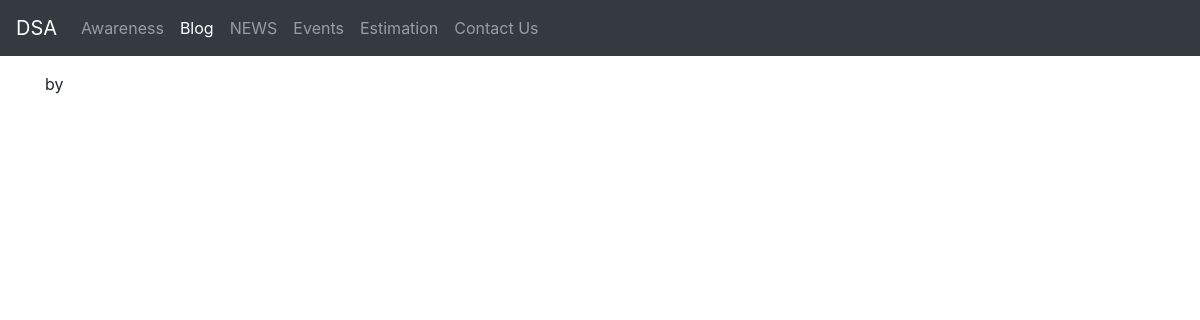
The app's page /blogpost/fyp, older data.
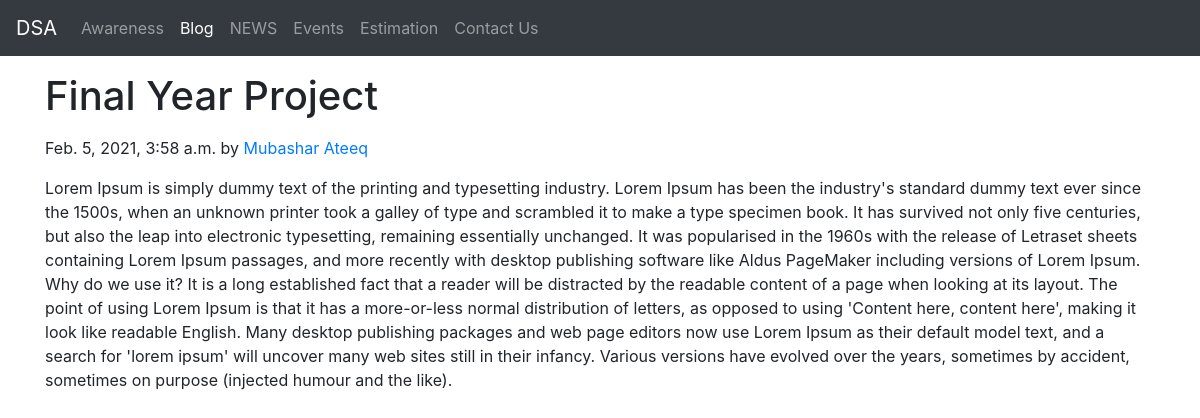
The same page, newer data.
### fyp/models.py (models this page shows, shortened)
class Blog(models.Model):
    sno = models.AutoField(primary_key=True)
    title = models.CharField(max_length=200)
    content = models.TextField()
    short_desc = models.CharField(max_length=300, default="")
    slug = models.CharField(max_length=100)
    time = models.DateTimeField(auto_now_add=True)
    author = models.CharField(max_length=20, default="")

### fyp/views.py (the view)
# urls.py: path('blogpost/<str:slug>', views.blogpost, name='blog'),
def blogpost(request, slug):
    blog = Blog.objects.filter(slug=slug).first
    context = {'blog': blog}
    return render(request, 'blogpost.html', context)

### templates/blogpost.html
{% extends 'base.html' %}
{% block blogactive %}active{% endblock blogactive %}
{% block body %}
<div class="container">
<h1 class="my-3"> {{blog.title}} </h1>
<p class="blog-post-meta">{{blog.time}} by <a href="#">{{blog.author}}</a></p>
<div class="my-3">
    {{blog.content|safe}}
</div>
</div>
{% endblock body %}

Row changes from the older to the newer data that the page shows:
added Blog: title "Final Year Project", time "Feb. 5, 2021, 3:58 a.m.", author "Mubashar Ateeq", content "Lorem Ipsum is simply dummy text of the printing and typesetting industry. Lorem Ipsum has been the industry's standard dummy text ever since the 1500s, when an unknown printer took a galley of type and scrambled it to make a type specimen book. It has survived not only five centuries, but also the leap into electronic typesetting, remaining essentially unchanged. It was popularised in the 1960s with the release of Letraset sheets containing Lorem Ipsum passages, and more recently with desktop publishing software like Aldus PageMaker including versions of Lorem Ipsum. Why do we use it? It is a long established fact that a reader will be distracted by the readable content of a page when…"
